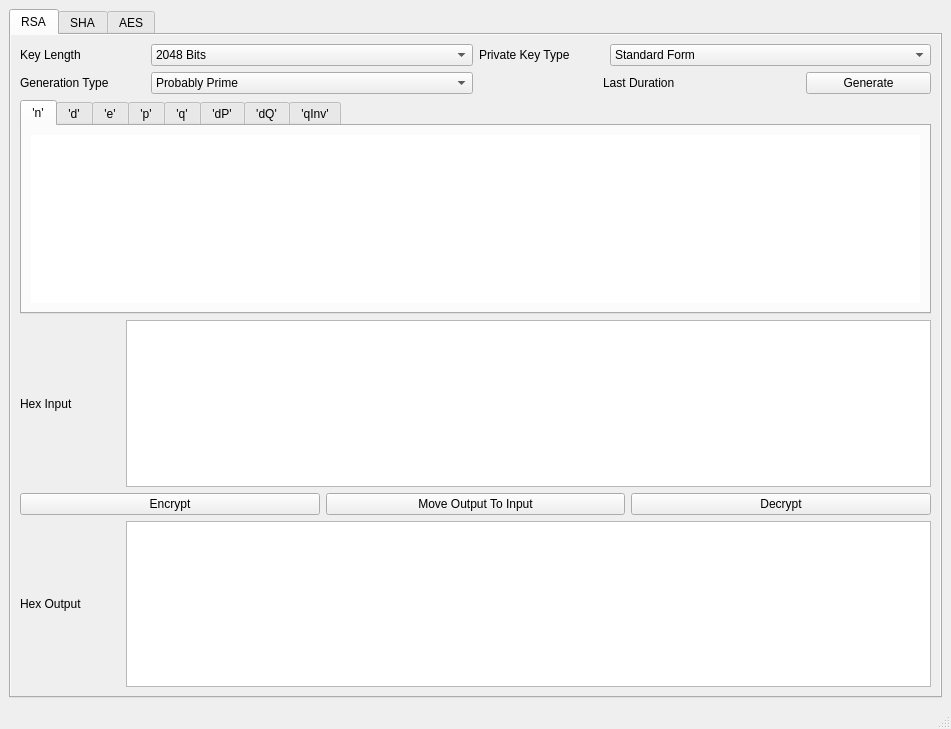
<?xml version="1.0" encoding="UTF-8"?>
<ui version="4.0">
 <class>MainWindow</class>
 <widget class="QMainWindow" name="MainWindow">
  <property name="geometry">
   <rect>
    <x>0</x>
    <y>0</y>
    <width>951</width>
    <height>729</height>
   </rect>
  </property>
  <property name="sizeIncrement">
   <size>
    <width>0</width>
    <height>1</height>
   </size>
  </property>
  <property name="baseSize">
   <size>
    <width>1</width>
    <height>1</height>
   </size>
  </property>
  <property name="windowTitle">
   <string>C++ Cryptography Exploration</string>
  </property>
  <property name="autoFillBackground">
   <bool>true</bool>
  </property>
  <widget class="QWidget" name="centralwidget">
   <layout class="QVBoxLayout" name="verticalLayout_2" stretch="0">
    <item>
     <widget class="QTabWidget" name="tabWidget">
      <property name="sizeIncrement">
       <size>
        <width>1</width>
        <height>1</height>
       </size>
      </property>
      <property name="baseSize">
       <size>
        <width>1</width>
        <height>1</height>
       </size>
      </property>
      <property name="tabShape">
       <enum>QTabWidget::TabShape::Rounded</enum>
      </property>
      <property name="currentIndex">
       <number>0</number>
      </property>
      <property name="elideMode">
       <enum>Qt::TextElideMode::ElideNone</enum>
      </property>
      <widget class="QWidget" name="rsa_tab">
       <property name="autoFillBackground">
        <bool>true</bool>
       </property>
       <attribute name="title">
        <string>RSA</string>
       </attribute>
       <layout class="QVBoxLayout" name="verticalLayout_3">
        <item>
         <layout class="QVBoxLayout" name="verticalLayout">
          <item>
           <layout class="QHBoxLayout" name="horizontalLayout">
            <item>
             <widget class="QLabel" name="rsa_nlen_label">
              <property name="maximumSize">
               <size>
                <width>125</width>
                <height>16777215</height>
               </size>
              </property>
              <property name="text">
               <string>Key Length</string>
              </property>
             </widget>
            </item>
            <item>
             <widget class="QComboBox" name="rsa_nlen_select">
              <item>
               <property name="text">
                <string>2048 Bits</string>
               </property>
              </item>
              <item>
               <property name="text">
                <string>3072 Bits</string>
               </property>
              </item>
              <item>
               <property name="text">
                <string>7680 Bits</string>
               </property>
              </item>
              <item>
               <property name="text">
                <string>15360 Bits</string>
               </property>
              </item>
             </widget>
            </item>
            <item>
             <widget class="QLabel" name="rsa_key_type_label">
              <property name="maximumSize">
               <size>
                <width>125</width>
                <height>16777215</height>
               </size>
              </property>
              <property name="text">
               <string>Private Key Type</string>
              </property>
             </widget>
            </item>
            <item>
             <widget class="QComboBox" name="rsa_key_type_select">
              <item>
               <property name="text">
                <string>Standard Form</string>
               </property>
              </item>
              <item>
               <property name="text">
                <string>Quintuple Form</string>
               </property>
              </item>
             </widget>
            </item>
           </layout>
          </item>
          <item>
           <layout class="QHBoxLayout" name="horizontalLayout_6">
            <item>
             <widget class="QLabel" name="gen_type_label">
              <property name="maximumSize">
               <size>
                <width>125</width>
                <height>16777215</height>
               </size>
              </property>
              <property name="text">
               <string>Generation Type</string>
              </property>
             </widget>
            </item>
            <item>
             <widget class="QComboBox" name="gen_type_select">
              <item>
               <property name="text">
                <string>Probably Prime</string>
               </property>
              </item>
              <item>
               <property name="text">
                <string>Probably Prime with Probable Auxilary Primes</string>
               </property>
              </item>
              <item>
               <property name="text">
                <string>Probably Prime with Provable Auxilary Primes</string>
               </property>
              </item>
              <item>
               <property name="text">
                <string>Provably Prime</string>
               </property>
              </item>
              <item>
               <property name="text">
                <string>Provably Prime with Provable Auxilary Primes</string>
               </property>
              </item>
             </widget>
            </item>
            <item alignment="Qt::AlignmentFlag::AlignHCenter">
             <widget class="QLabel" name="last_dur_label">
              <property name="maximumSize">
               <size>
                <width>250</width>
                <height>16777215</height>
               </size>
              </property>
              <property name="text">
               <string>Last Duration</string>
              </property>
             </widget>
            </item>
            <item>
             <widget class="QPushButton" name="rsa_key_gen_button">
              <property name="minimumSize">
               <size>
                <width>125</width>
                <height>0</height>
               </size>
              </property>
              <property name="maximumSize">
               <size>
                <width>125</width>
                <height>16777215</height>
               </size>
              </property>
              <property name="text">
               <string>Generate</string>
              </property>
             </widget>
            </item>
           </layout>
          </item>
          <item>
           <layout class="QHBoxLayout" name="horizontalLayout_4"/>
          </item>
          <item>
           <widget class="QTabWidget" name="key_details_tabs">
            <property name="minimumSize">
             <size>
              <width>0</width>
              <height>150</height>
             </size>
            </property>
            <property name="tabPosition">
             <enum>QTabWidget::TabPosition::North</enum>
            </property>
            <property name="currentIndex">
             <number>0</number>
            </property>
            <widget class="QWidget" name="tab_n">
             <attribute name="title">
              <string>'n'</string>
             </attribute>
             <layout class="QVBoxLayout" name="verticalLayout_4">
              <item>
               <widget class="QPlainTextEdit" name="n_text">
                <property name="autoFillBackground">
                 <bool>true</bool>
                </property>
                <property name="frameShape">
                 <enum>QFrame::Shape::NoFrame</enum>
                </property>
                <property name="frameShadow">
                 <enum>QFrame::Shadow::Plain</enum>
                </property>
                <property name="readOnly">
                 <bool>true</bool>
                </property>
               </widget>
              </item>
             </layout>
            </widget>
            <widget class="QWidget" name="tab_d">
             <attribute name="title">
              <string>'d'</string>
             </attribute>
             <layout class="QVBoxLayout" name="verticalLayout_5">
              <item>
               <widget class="QPlainTextEdit" name="d_text">
                <property name="autoFillBackground">
                 <bool>true</bool>
                </property>
                <property name="frameShape">
                 <enum>QFrame::Shape::NoFrame</enum>
                </property>
                <property name="frameShadow">
                 <enum>QFrame::Shadow::Plain</enum>
                </property>
                <property name="readOnly">
                 <bool>true</bool>
                </property>
               </widget>
              </item>
             </layout>
            </widget>
            <widget class="QWidget" name="tab_e">
             <attribute name="title">
              <string>'e'</string>
             </attribute>
             <layout class="QVBoxLayout" name="verticalLayout_6">
              <item>
               <widget class="QPlainTextEdit" name="e_text">
                <property name="autoFillBackground">
                 <bool>true</bool>
                </property>
                <property name="frameShape">
                 <enum>QFrame::Shape::NoFrame</enum>
                </property>
                <property name="frameShadow">
                 <enum>QFrame::Shadow::Plain</enum>
                </property>
                <property name="readOnly">
                 <bool>true</bool>
                </property>
               </widget>
              </item>
             </layout>
            </widget>
            <widget class="QWidget" name="tab_p">
             <attribute name="title">
              <string>'p'</string>
             </attribute>
             <layout class="QVBoxLayout" name="verticalLayout_7">
              <item>
               <widget class="QPlainTextEdit" name="text_p">
                <property name="autoFillBackground">
                 <bool>true</bool>
                </property>
                <property name="frameShape">
                 <enum>QFrame::Shape::NoFrame</enum>
                </property>
                <property name="frameShadow">
                 <enum>QFrame::Shadow::Plain</enum>
                </property>
                <property name="readOnly">
                 <bool>true</bool>
                </property>
               </widget>
              </item>
             </layout>
            </widget>
            <widget class="QWidget" name="tab_q">
             <attribute name="title">
              <string>'q'</string>
             </attribute>
             <layout class="QVBoxLayout" name="verticalLayout_8">
              <item>
               <widget class="QPlainTextEdit" name="text_q">
                <property name="autoFillBackground">
                 <bool>true</bool>
                </property>
                <property name="frameShape">
                 <enum>QFrame::Shape::NoFrame</enum>
                </property>
                <property name="frameShadow">
                 <enum>QFrame::Shadow::Plain</enum>
                </property>
                <property name="readOnly">
                 <bool>true</bool>
                </property>
               </widget>
              </item>
             </layout>
            </widget>
            <widget class="QWidget" name="tab_dP">
             <attribute name="title">
              <string>'dP'</string>
             </attribute>
             <layout class="QVBoxLayout" name="verticalLayout_9">
              <item>
               <widget class="QPlainTextEdit" name="text_dP">
                <property name="autoFillBackground">
                 <bool>true</bool>
                </property>
                <property name="frameShape">
                 <enum>QFrame::Shape::NoFrame</enum>
                </property>
                <property name="frameShadow">
                 <enum>QFrame::Shadow::Plain</enum>
                </property>
                <property name="readOnly">
                 <bool>true</bool>
                </property>
               </widget>
              </item>
             </layout>
            </widget>
            <widget class="QWidget" name="tab_dQ">
             <attribute name="title">
              <string>'dQ'</string>
             </attribute>
             <layout class="QVBoxLayout" name="verticalLayout_10">
              <item>
               <widget class="QPlainTextEdit" name="text_dQ">
                <property name="autoFillBackground">
                 <bool>true</bool>
                </property>
                <property name="frameShape">
                 <enum>QFrame::Shape::NoFrame</enum>
                </property>
                <property name="frameShadow">
                 <enum>QFrame::Shadow::Plain</enum>
                </property>
                <property name="readOnly">
                 <bool>true</bool>
                </property>
               </widget>
              </item>
             </layout>
            </widget>
            <widget class="QWidget" name="tab_qInv">
             <attribute name="title">
              <string>'qInv'</string>
             </attribute>
             <layout class="QVBoxLayout" name="verticalLayout_11">
              <item>
               <widget class="QPlainTextEdit" name="text_qInv">
                <property name="autoFillBackground">
                 <bool>true</bool>
                </property>
                <property name="frameShape">
                 <enum>QFrame::Shape::NoFrame</enum>
                </property>
                <property name="frameShadow">
                 <enum>QFrame::Shadow::Plain</enum>
                </property>
                <property name="documentTitle">
                 <string/>
                </property>
                <property name="readOnly">
                 <bool>true</bool>
                </property>
               </widget>
              </item>
             </layout>
            </widget>
           </widget>
          </item>
          <item>
           <layout class="QHBoxLayout" name="horizontalLayout_3">
            <item>
             <widget class="QLabel" name="rsa_in_label">
              <property name="minimumSize">
               <size>
                <width>100</width>
                <height>0</height>
               </size>
              </property>
              <property name="text">
               <string>Hex Input</string>
              </property>
             </widget>
            </item>
            <item>
             <widget class="QPlainTextEdit" name="rsa_in_text"/>
            </item>
           </layout>
          </item>
          <item>
           <layout class="QHBoxLayout" name="horizontalLayout_2">
            <item>
             <widget class="QPushButton" name="rsa_encrypt_button">
              <property name="text">
               <string>Encrypt</string>
              </property>
             </widget>
            </item>
            <item>
             <widget class="QPushButton" name="rsa_swap_out_button">
              <property name="text">
               <string>Move Output To Input</string>
              </property>
             </widget>
            </item>
            <item>
             <widget class="QPushButton" name="rsa_decrypt_button">
              <property name="text">
               <string>Decrypt</string>
              </property>
             </widget>
            </item>
           </layout>
          </item>
          <item>
           <layout class="QHBoxLayout" name="horizontalLayout_5">
            <item>
             <widget class="QLabel" name="rsa_out_label">
              <property name="minimumSize">
               <size>
                <width>100</width>
                <height>0</height>
               </size>
              </property>
              <property name="text">
               <string>Hex Output</string>
              </property>
             </widget>
            </item>
            <item>
             <widget class="QPlainTextEdit" name="rsa_out_text">
              <property name="readOnly">
               <bool>true</bool>
              </property>
             </widget>
            </item>
           </layout>
          </item>
         </layout>
        </item>
       </layout>
      </widget>
      <widget class="QWidget" name="sha_tab">
       <attribute name="title">
        <string>SHA</string>
       </attribute>
       <layout class="QVBoxLayout" name="verticalLayout_12">
        <item>
         <layout class="QFormLayout" name="formLayout">
          <item row="0" column="0">
           <widget class="QLabel" name="hash_in_label">
            <property name="text">
             <string>Input String</string>
            </property>
           </widget>
          </item>
          <item row="0" column="1">
           <widget class="QPlainTextEdit" name="hash_in_text">
            <property name="minimumSize">
             <size>
              <width>0</width>
              <height>100</height>
             </size>
            </property>
           </widget>
          </item>
          <item row="1" column="1">
           <widget class="QPushButton" name="hash_button">
            <property name="text">
             <string>Generate Hash Digests</string>
            </property>
           </widget>
          </item>
          <item row="2" column="0">
           <widget class="QLabel" name="digest_label">
            <property name="text">
             <string>SHA1</string>
            </property>
           </widget>
          </item>
          <item row="2" column="1">
           <widget class="QPlainTextEdit" name="sha1_digest_text">
            <property name="maximumSize">
             <size>
              <width>16777215</width>
              <height>50</height>
             </size>
            </property>
            <property name="readOnly">
             <bool>true</bool>
            </property>
           </widget>
          </item>
          <item row="3" column="0">
           <widget class="QLabel" name="label">
            <property name="text">
             <string>SHA224</string>
            </property>
           </widget>
          </item>
          <item row="3" column="1">
           <widget class="QPlainTextEdit" name="sha224_digest_text">
            <property name="maximumSize">
             <size>
              <width>16777215</width>
              <height>50</height>
             </size>
            </property>
            <property name="readOnly">
             <bool>true</bool>
            </property>
           </widget>
          </item>
          <item row="4" column="0">
           <widget class="QLabel" name="label_2">
            <property name="text">
             <string>SHA256</string>
            </property>
           </widget>
          </item>
          <item row="4" column="1">
           <widget class="QPlainTextEdit" name="sha256_digest_text">
            <property name="maximumSize">
             <size>
              <width>16777215</width>
              <height>50</height>
             </size>
            </property>
            <property name="readOnly">
             <bool>true</bool>
            </property>
           </widget>
          </item>
          <item row="5" column="0">
           <widget class="QLabel" name="label_3">
            <property name="text">
             <string>SHA382</string>
            </property>
           </widget>
          </item>
          <item row="5" column="1">
           <widget class="QPlainTextEdit" name="sha382_digest_text">
            <property name="maximumSize">
             <size>
              <width>16777215</width>
              <height>50</height>
             </size>
            </property>
            <property name="readOnly">
             <bool>true</bool>
            </property>
           </widget>
          </item>
          <item row="6" column="0">
           <widget class="QLabel" name="label_4">
            <property name="text">
             <string>SHA512</string>
            </property>
           </widget>
          </item>
          <item row="6" column="1">
           <widget class="QPlainTextEdit" name="sha512_digest_text">
            <property name="maximumSize">
             <size>
              <width>16777215</width>
              <height>50</height>
             </size>
            </property>
            <property name="readOnly">
             <bool>true</bool>
            </property>
           </widget>
          </item>
          <item row="7" column="0">
           <widget class="QLabel" name="label_5">
            <property name="text">
             <string>SHA512/224</string>
            </property>
           </widget>
          </item>
          <item row="7" column="1">
           <widget class="QPlainTextEdit" name="sha512_224_digest_text">
            <property name="maximumSize">
             <size>
              <width>16777215</width>
              <height>50</height>
             </size>
            </property>
            <property name="readOnly">
             <bool>true</bool>
            </property>
           </widget>
          </item>
          <item row="8" column="0">
           <widget class="QLabel" name="label_6">
            <property name="text">
             <string>SHA512/256</string>
            </property>
           </widget>
          </item>
          <item row="8" column="1">
           <widget class="QPlainTextEdit" name="sha512_256_digest_text">
            <property name="maximumSize">
             <size>
              <width>16777215</width>
              <height>50</height>
             </size>
            </property>
            <property name="readOnly">
             <bool>true</bool>
            </property>
           </widget>
          </item>
         </layout>
        </item>
       </layout>
      </widget>
      <widget class="QWidget" name="aes_tab">
       <attribute name="title">
        <string>AES</string>
       </attribute>
       <layout class="QVBoxLayout" name="verticalLayout_13">
        <item>
         <layout class="QHBoxLayout" name="horizontalLayout_7">
          <item>
           <widget class="QLabel" name="label_7">
            <property name="maximumSize">
             <size>
              <width>125</width>
              <height>16777215</height>
             </size>
            </property>
            <property name="text">
             <string>Key Length</string>
            </property>
           </widget>
          </item>
          <item>
           <widget class="QComboBox" name="aes_key_length_select">
            <property name="maximumSize">
             <size>
              <width>200</width>
              <height>16777215</height>
             </size>
            </property>
            <item>
             <property name="text">
              <string>128 Bit</string>
             </property>
            </item>
            <item>
             <property name="text">
              <string>192 Bit</string>
             </property>
            </item>
            <item>
             <property name="text">
              <string>256 Bit</string>
             </property>
            </item>
           </widget>
          </item>
          <item>
           <widget class="QLabel" name="label_8">
            <property name="maximumSize">
             <size>
              <width>125</width>
              <height>16777215</height>
             </size>
            </property>
            <property name="text">
             <string>Mode</string>
            </property>
           </widget>
          </item>
          <item>
           <widget class="QComboBox" name="aes_mode_select">
            <item>
             <property name="text">
              <string>Electronic Cookbook (ECB)</string>
             </property>
            </item>
            <item>
             <property name="text">
              <string>Cypher Block Chaining (CBC)</string>
             </property>
            </item>
            <item>
             <property name="text">
              <string>1 Bit Cypher Feedack (CFB)</string>
             </property>
            </item>
            <item>
             <property name="text">
              <string>8 Bit Cypher Feedback (CFB)</string>
             </property>
            </item>
            <item>
             <property name="text">
              <string>128 Bit Cypher Feedback (CFB)</string>
             </property>
            </item>
            <item>
             <property name="text">
              <string>Output Feedback (OFB)</string>
             </property>
            </item>
            <item>
             <property name="text">
              <string>Counter (CFB)</string>
             </property>
            </item>
           </widget>
          </item>
         </layout>
        </item>
        <item>
         <layout class="QHBoxLayout" name="horizontalLayout_8">
          <item>
           <widget class="QLabel" name="label_9">
            <property name="text">
             <string>Key</string>
            </property>
           </widget>
          </item>
          <item>
           <widget class="QLineEdit" name="aes_key_text"/>
          </item>
          <item>
           <widget class="QPushButton" name="aes_key_gen_button">
            <property name="text">
             <string>Generate</string>
            </property>
           </widget>
          </item>
         </layout>
        </item>
        <item>
         <layout class="QHBoxLayout" name="horizontalLayout_9">
          <item>
           <widget class="QLabel" name="label_10">
            <property name="text">
             <string>Initialization Vector</string>
            </property>
           </widget>
          </item>
          <item>
           <widget class="QLineEdit" name="aes_iv_text"/>
          </item>
          <item>
           <widget class="QPushButton" name="aes_iv_gen_button">
            <property name="text">
             <string>Generate</string>
            </property>
           </widget>
          </item>
         </layout>
        </item>
        <item>
         <layout class="QHBoxLayout" name="horizontalLayout_11">
          <item>
           <widget class="QLabel" name="aes_in_label">
            <property name="minimumSize">
             <size>
              <width>100</width>
              <height>0</height>
             </size>
            </property>
            <property name="text">
             <string>Hex Input</string>
            </property>
           </widget>
          </item>
          <item>
           <widget class="QPlainTextEdit" name="aes_in_text"/>
          </item>
         </layout>
        </item>
        <item>
         <layout class="QHBoxLayout" name="horizontalLayout_13">
          <item>
           <widget class="QPushButton" name="aes_encrypt_button">
            <property name="text">
             <string>Encrypt</string>
            </property>
           </widget>
          </item>
          <item>
           <widget class="QPushButton" name="aes_swap_out_button">
            <property name="text">
             <string>Move Output To Input</string>
            </property>
           </widget>
          </item>
          <item>
           <widget class="QPushButton" name="aes_decrypt_button">
            <property name="text">
             <string>Decrypt</string>
            </property>
           </widget>
          </item>
         </layout>
        </item>
        <item>
         <layout class="QHBoxLayout" name="horizontalLayout_12">
          <item>
           <widget class="QLabel" name="aes_out_label">
            <property name="minimumSize">
             <size>
              <width>100</width>
              <height>0</height>
             </size>
            </property>
            <property name="text">
             <string>Hex Output</string>
            </property>
           </widget>
          </item>
          <item>
           <widget class="QPlainTextEdit" name="aes_out_text">
            <property name="readOnly">
             <bool>true</bool>
            </property>
           </widget>
          </item>
         </layout>
        </item>
       </layout>
      </widget>
     </widget>
    </item>
   </layout>
  </widget>
  <widget class="QStatusBar" name="statusbar"/>
 </widget>
 <resources/>
 <connections/>
</ui>
